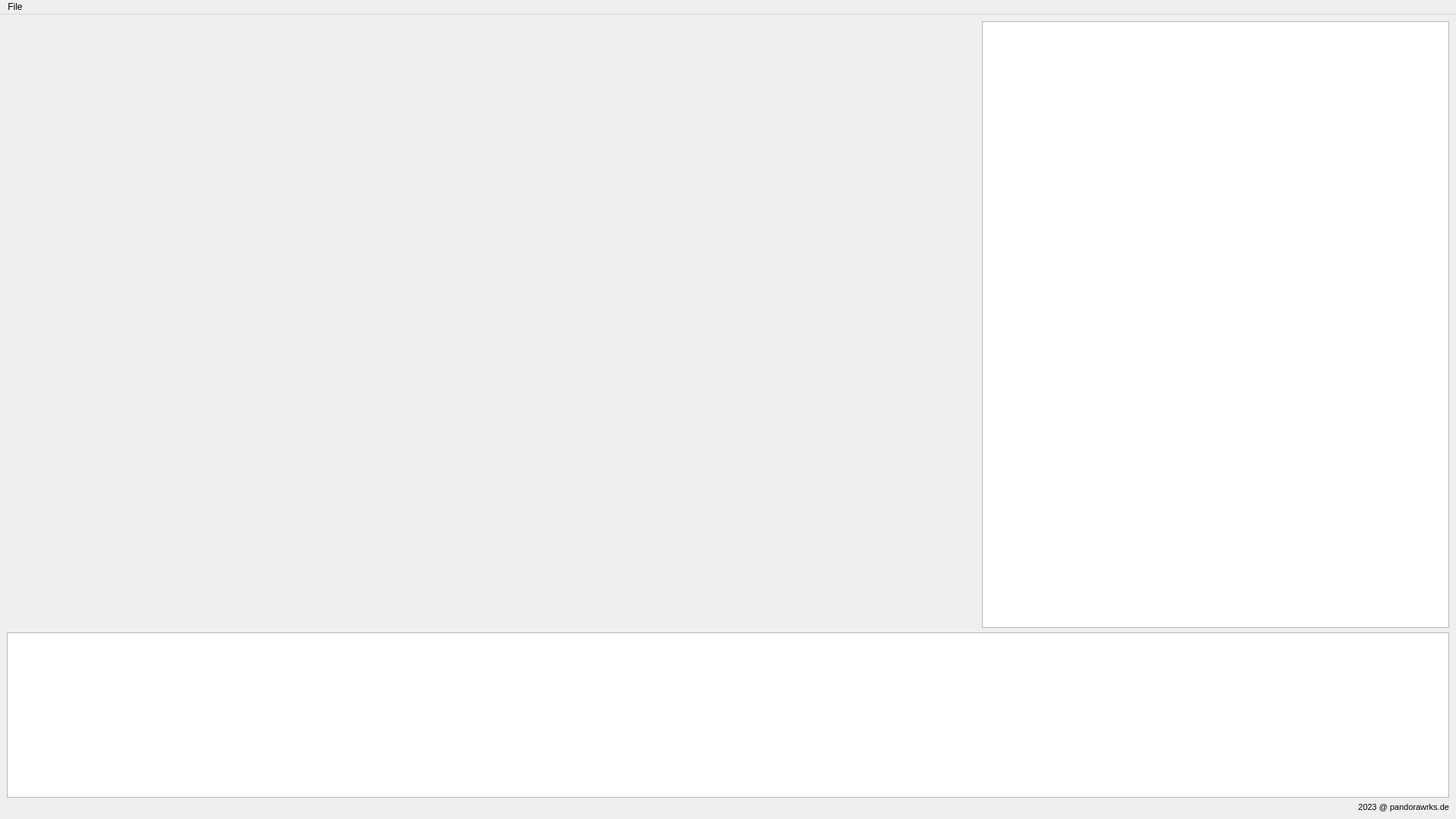
<?xml version="1.0" encoding="UTF-8"?>
<ui version="4.0">
 <class>MainWindow</class>
 <widget class="QMainWindow" name="MainWindow">
  <property name="geometry">
   <rect>
    <x>0</x>
    <y>0</y>
    <width>1920</width>
    <height>1080</height>
   </rect>
  </property>
  <property name="sizePolicy">
   <sizepolicy hsizetype="Preferred" vsizetype="Preferred">
    <horstretch>0</horstretch>
    <verstretch>0</verstretch>
   </sizepolicy>
  </property>
  <property name="minimumSize">
   <size>
    <width>1920</width>
    <height>1080</height>
   </size>
  </property>
  <property name="maximumSize">
   <size>
    <width>2560</width>
    <height>1440</height>
   </size>
  </property>
  <property name="baseSize">
   <size>
    <width>1920</width>
    <height>1080</height>
   </size>
  </property>
  <property name="windowTitle">
   <string>tinyGameEngine 0.1.0</string>
  </property>
  <widget class="QWidget" name="centralWidget">
   <layout class="QVBoxLayout" name="verticalLayout">
    <item>
     <layout class="QHBoxLayout" name="horizontalLayout">
      <item>
       <widget class="QWidget" name="glfwPlaceholder" native="true">
        <property name="sizePolicy">
         <sizepolicy hsizetype="Fixed" vsizetype="Fixed">
          <horstretch>0</horstretch>
          <verstretch>0</verstretch>
         </sizepolicy>
        </property>
        <property name="minimumSize">
         <size>
          <width>1280</width>
          <height>800</height>
         </size>
        </property>
        <property name="maximumSize">
         <size>
          <width>1280</width>
          <height>800</height>
         </size>
        </property>
        <property name="baseSize">
         <size>
          <width>1280</width>
          <height>800</height>
         </size>
        </property>
       </widget>
      </item>
      <item>
       <widget class="QTreeView" name="treeView">
        <property name="sizePolicy">
         <sizepolicy hsizetype="Minimum" vsizetype="Minimum">
          <horstretch>0</horstretch>
          <verstretch>0</verstretch>
         </sizepolicy>
        </property>
       </widget>
      </item>
     </layout>
    </item>
    <item>
     <widget class="QTextEdit" name="debugConsole"/>
    </item>
    <item>
     <widget class="QLabel" name="label">
      <property name="font">
       <font>
        <pointsize>8</pointsize>
       </font>
      </property>
      <property name="text">
       <string>2023 @ pandorawrks.de</string>
      </property>
      <property name="alignment">
       <set>Qt::AlignRight|Qt::AlignTrailing|Qt::AlignVCenter</set>
      </property>
     </widget>
    </item>
   </layout>
  </widget>
  <widget class="QMenuBar" name="menuBar">
   <property name="geometry">
    <rect>
     <x>0</x>
     <y>0</y>
     <width>1920</width>
     <height>32</height>
    </rect>
   </property>
   <widget class="QMenu" name="menuFile">
    <property name="title">
     <string>File</string>
    </property>
    <addaction name="actionSettings"/>
    <addaction name="actionQuit"/>
   </widget>
   <addaction name="menuFile"/>
  </widget>
  <action name="actionQuit">
   <property name="text">
    <string>Quit</string>
   </property>
  </action>
  <action name="actionSettings">
   <property name="text">
    <string>Settings</string>
   </property>
  </action>
 </widget>
 <resources/>
 <connections/>
</ui>
